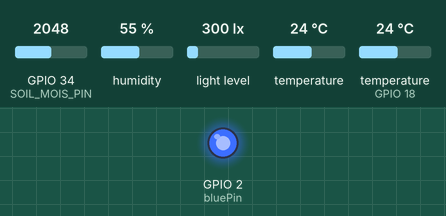
This program was run on a simulated ESP32. Shown: output pins drawn as LEDs (lit = HIGH). The inputs (shaded band) are chosen by the test bench; at power-on: GPIO 34 (SOIL_MOIS_PIN) = 2048, humidity 55 %, light level 300 lx, temperature 24 °C, temperature (sensor on GPIO 18) 24 °C (analog values on the 0–4095 scale). WiFi joins after 1.5 s; servers stay silent unless stated; uploads are accepted with an empty reply; the local clock reads 2024-03-15 10:24:30 at power-on unless the program sets it; what the program prints to the serial monitor is not drawn.

Above: at 3.0 s.
At 6.6 s:
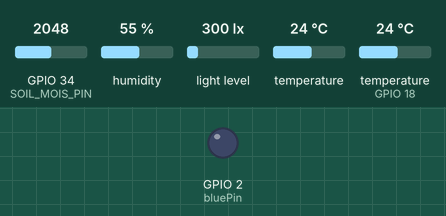
Timing chart, 0 to 11.8 s (numbered marks = the images above):
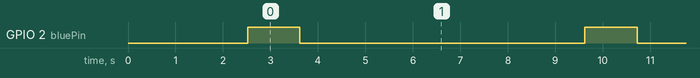

The program:

main.cpp
```cpp
#include <Arduino.h>
#include <WiFi.h>
#include <time.h>
#include <HTTPClient.h>

#include <OneWire.h>            // for DS18B20 Soil Temperature Sensor
#include <DallasTemperature.h>  // for DS18B20 Soil Temperature Sensor
#include <BH1750.h>             // for BH1750 Light Sensor
#include <Adafruit_AHTX0.h>     // for AHT20 Air Humid. and Temp Sensor


// =================== HOW IT SENDS DATA TO THE FAST API ===================

/*  GOAL: output clean cvs file

0. To find the ESP32's serial port name
    run (in terminal): ls /dev/cu.usb*
    /dev/cu.usbserial-0001
1. to redirect the incoming data stream to the cvs
    run : cat /dev/cu.usbserial-0001 > ~/Documents/mySideQuests/Moss/data
2. Run the program
3. Look at the sensor_data.csv files
*/

// PIN 2     : Blue LED => blinks when it records data
// PIN 34    : Capacitive Soil Moisture
// PIN 18    : DS18B20 Soil Temperature Sensor
// PIN 21/22 : BH1750 Light Sensor
//           : AHT20 Air Humidity + Temp
//           : OLED screen

// set up the WIFI
const char* WIFI_SSID = "TP-Link_A5E4";
const char* WIFI_PASS = "16067332";

const char* DEVICE_ID = "esp32_01";

const int bluePin = 2;
const int SOIL_MOIS_PIN = 34;
const int SOIL_TEMP_PIN = 18;

const int NUM_SAMPLES = 10;


// measured calibrated endpoints
// const int AIR_VALUE = 2640;
// const int WATER_VALUE = 982;


// ================ BINARY FORMAT DATE & TIME ================
time_t get_time_binary() {
  time_t now;
  time(&now);  // Writes current real-world Unix timestamp into 'now'
  return now;
}


BH1750 lightMeter; // Light Sensor
Adafruit_AHTX0 air_temp_rh; // Air Temp/Humid Sensor
OneWire soilsTemp_wire(SOIL_TEMP_PIN);                // DS18B20 Soil Temperature
DallasTemperature soilTemp_sensor(&soilsTemp_wire);


// Find the Median of NUM_SAMPLES ADC reads
// Why? One bad reading can't skew it (so use this instead of an average).
int readMoistureMedian() {
  int samples[NUM_SAMPLES];
  for (int i=0; i < NUM_SAMPLES; i++) {
    samples[i] = analogRead(SOIL_MOIS_PIN);
    delay(5);
  }

  // sort the array in ascending order
  for (int i=0; i < NUM_SAMPLES; i++) {
    int key = samples[i];
    int j = i-1;
    while (j>=0 && samples[j] > key) {
      samples [j+1] = samples[j];
      j--;
    }
    samples[j+1] = key;
  }
  return samples [NUM_SAMPLES/2];
}


void setup() {
  Serial.begin(115200);
  delay(1000);

  // 1. Configure ADC for Moisture Probe
  analogReadResolution(12);                           // make it 12 bit range aka, 0-4095
  analogSetPinAttenuation(SOIL_MOIS_PIN, ADC_11db);   // scale down the incoming voltage so it can safely read higher analog signals.

  // 2. Configure DS18B20 Soil Temperature
  soilTemp_sensor.begin();

  // 3. Initialize the BH1750 Light Sensor
  Wire.begin(21, 22);
  lightMeter.begin();
  air_temp_rh.begin();


  // Make the LED blink when recording data
  pinMode(bluePin, OUTPUT);   // pushing electricity OUT to power things
  digitalWrite(bluePin, LOW); // start with low


  // 1. Connect to WIFI
  Serial.print("CONNECTING TO WIFI");
  WiFi.begin(WIFI_SSID, WIFI_PASS);
  while (WiFi.status() != WL_CONNECTED) {
    delay(500);
    Serial.print(".");
  }
  Serial.println("\nWi-Fi Connected! IP: " + WiFi.localIP().toString());

  // 2. Sync Unix timestamp via NTP
  configTime(0, 0, "pool.ntp.org", "time.nist.gov");


  // USE THIS WHEN TESTING WITH CSV
  // what you see in the Serial Monitor
  // Serial.println("device_id", "recorded_at, ELAPSED_TIME_s, raw_adc, soil_temp_c, light_lux, air_temp_c, air_rh_pct");

}


void loop() {

  // configure the LED pin, s.t. it blinks blue whenever data is collecting
  digitalWrite(bluePin, HIGH);

  // // 0. Get the date and time (NO WIFI)
  // time_t time_binary = get_time_binary();

  // 0. Get the date and time (WITH WIFI)
  time_t now;
  time(&now);

  // 1. Read Soil Moisture
  int rawADC = readMoistureMedian();
  // float voltage = (rawADC / 4095.0) * 3.3;

  // 2. Read Soil Temperature (°C)
  soilTemp_sensor.requestTemperatures();
  float soilTempC = soilTemp_sensor.getTempCByIndex(0);

  // 3. Ambient Light (Lux)
  float lux = lightMeter.readLightLevel();

  // 4. Air Temp (°C) and Humidity (%)
  sensors_event_t humidity, temp;
  air_temp_rh.getEvent(&humidity, &temp);
  float airTempC = temp.temperature;
  float airRH = humidity.relative_humidity;


  // Print the exact JSON payload you will soon POST to FastAPI
  String payload = "{";
  payload += "\"device_id\":\"" + String(DEVICE_ID) + "\",";
  payload += "\"recorded_at\":" + String((long)now) + ",";
  payload += "\"raw_adc\":" + String(rawADC) + ",";
  payload += "\"soil_temp_c\":" + String(soilTempC, 2) + ",";
  payload += "\"light_lux\":" + String(lux, 1) + ",";
  payload += "\"air_temp_c\":" + String(airTempC, 2) + ",";
  payload += "\"air_rh_pct\":" + String(airRH, 2);
  payload += "}";

  Serial.println(payload);

  // WHEN SENDING OVER WIFI
  if (WiFi.status() == WL_CONNECTED) {
    HTTPClient http;
    http.begin("http://192.168.0.135:8000/readings");
    http.addHeader("Content-type", "application/json");
    int httpCode = http.POST(payload);
    Serial.println("POST STATUS: " + String(httpCode));
    http.end();
  }


  // WHEN USING CSV
  // Serial.print(time_binary);
  // Serial.print(",");
  // Serial.print(millis());
  // Serial.print(",");
  // Serial.print(rawADC);
  // // Serial.print(",");
  // // Serial.print(voltage, 2);
  // // Serial.print(",");
  // // Serial.print(moisturePercent);
  // Serial.print(",");
  // Serial.print(soilTempC, 2);
  // Serial.print(",");
  // Serial.print(lux, 1);
  // Serial.print(",");
  // Serial.print(airTempC, 2);
  // Serial.print(",");
  // Serial.println(airRH, 2);


  // turn off the LED after one cycle
  digitalWrite(bluePin, LOW);
  // delay(2000);   // every 2 seconds
  delay(6000);      // every 60 seconds
}


// Test code : blinking LED's
// #include <Arduino.h>

// // Define the GPIO pin connected to the LED
// const int ledPin = 2;

// void setup() {
//   // Initialize the digital pin as an output
//   pinMode(ledPin, OUTPUT);
// }

// void loop() {
//   digitalWrite(ledPin, HIGH);   // Turn the LED on (HIGH voltage level)
//   delay(1000);                  // Wait for 1 second (1000 milliseconds)
//   digitalWrite(ledPin, LOW);    // Turn the LED off by making the voltage LOW
//   delay(1000);                  // Wait for 1 second
// }
```

Measured:
- by itself, GPIO 2 (bluePin): alternates HIGH for 1.1 s and LOW for 6.0 s
